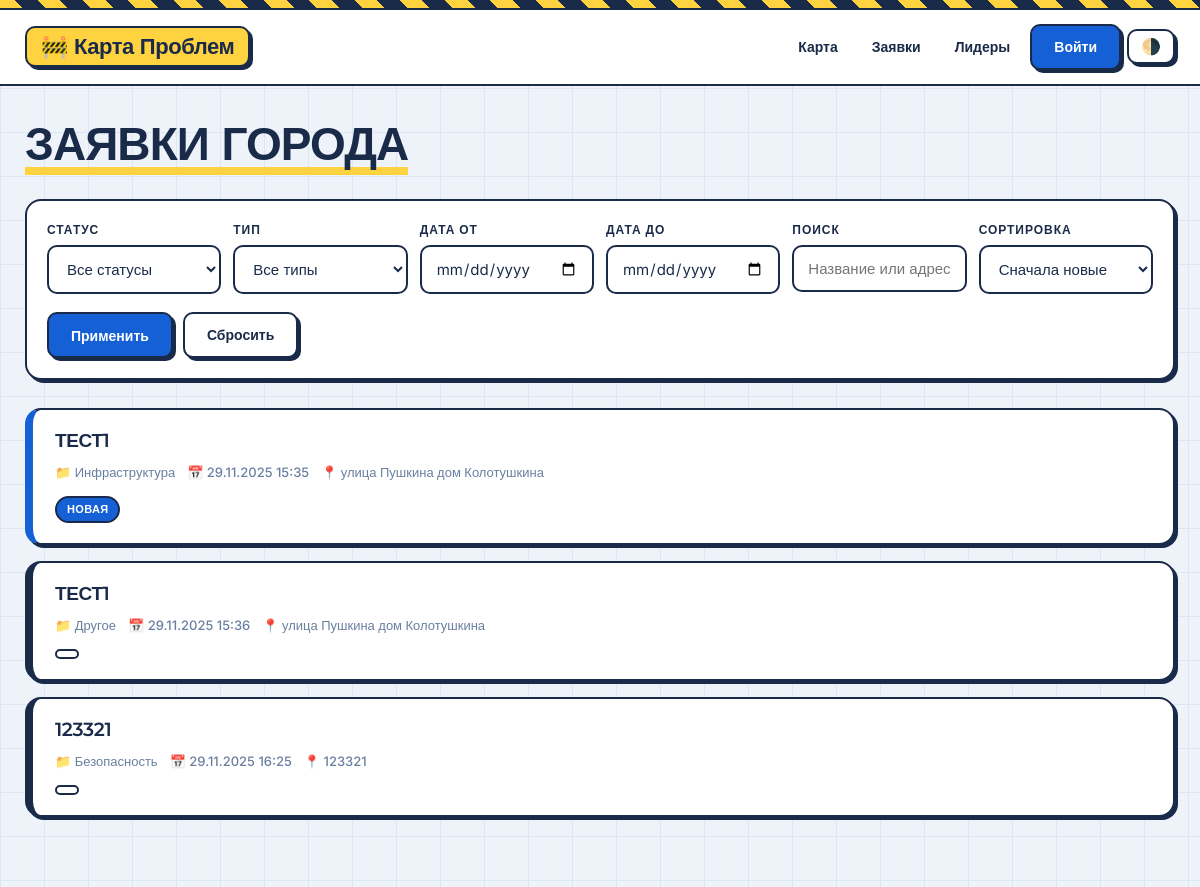
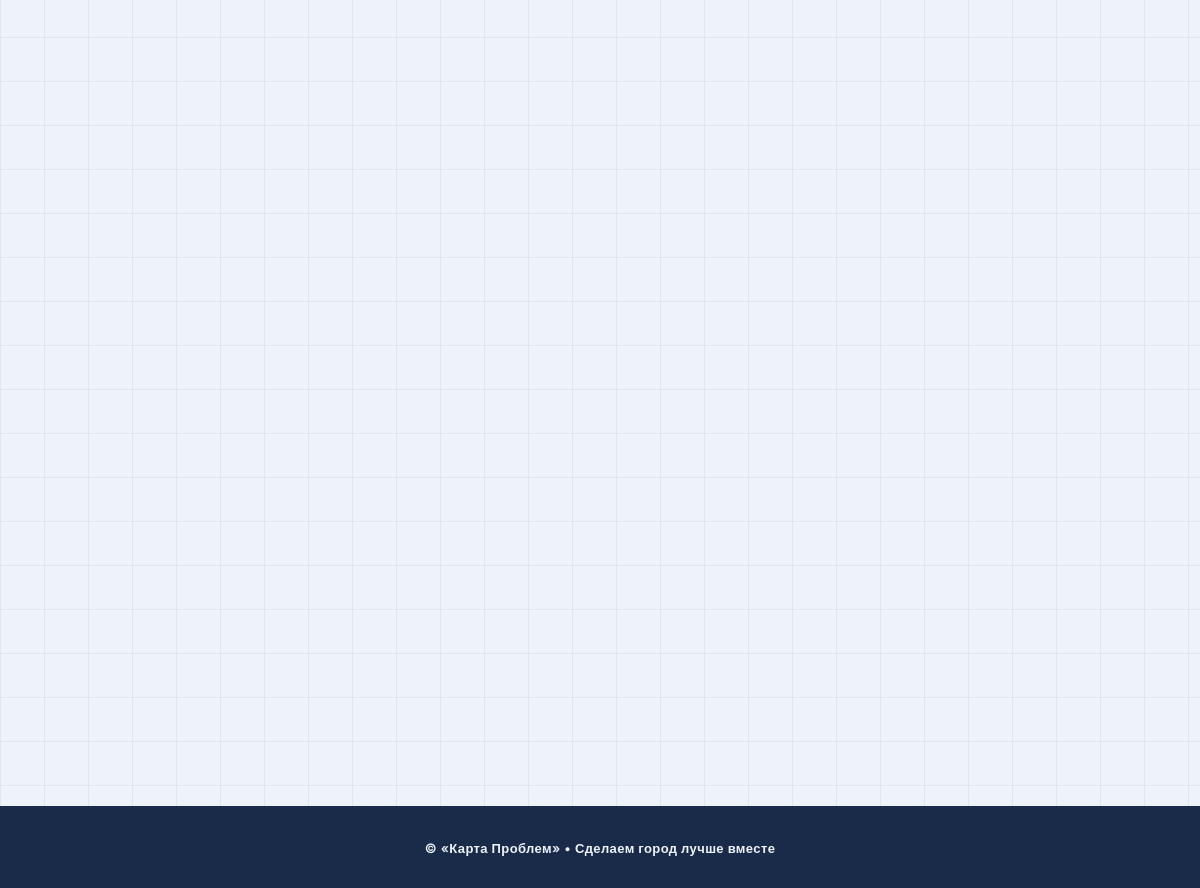
/problems/, run on an earlier commit of the app's database (2 pictures, top to bottom).
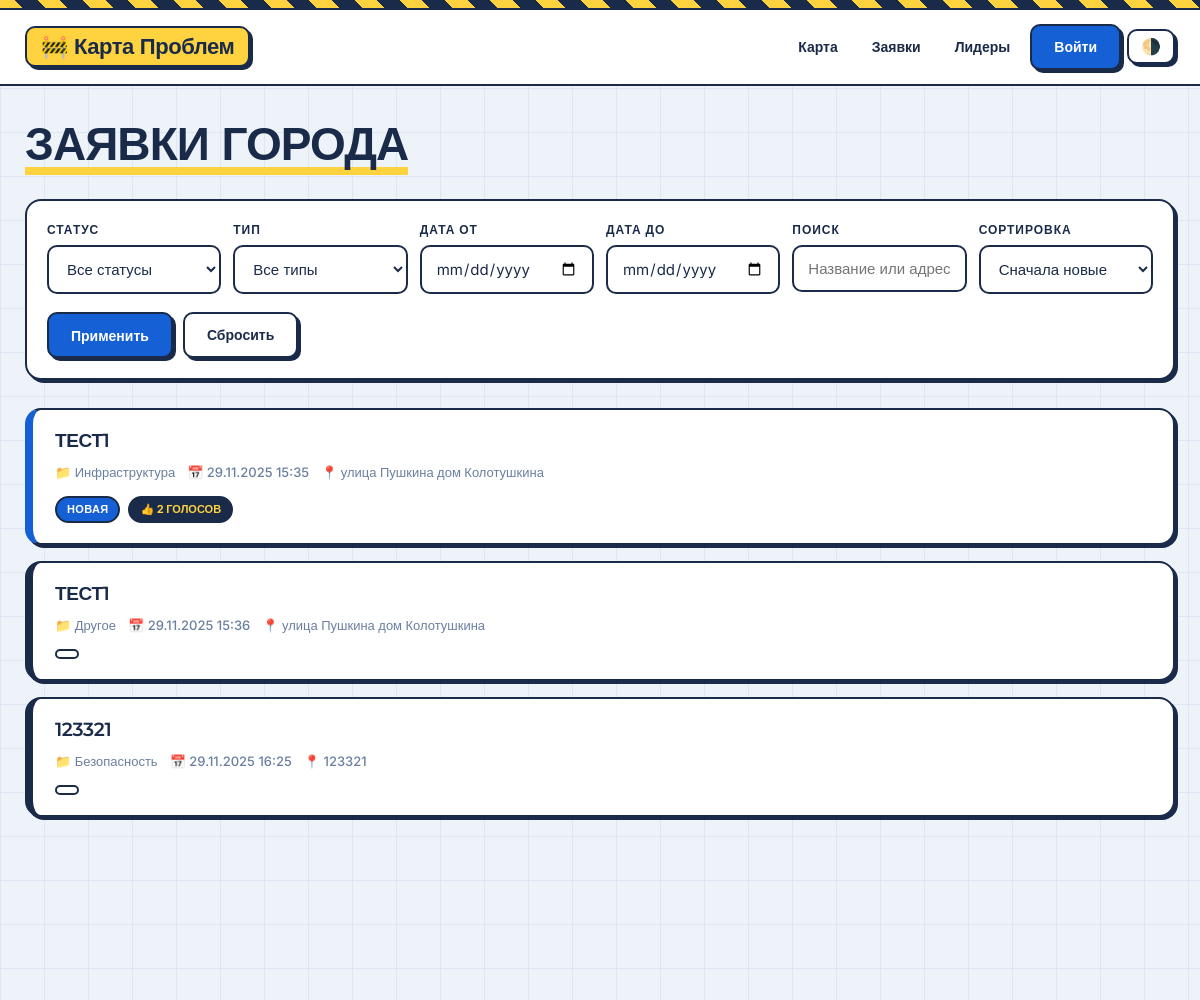
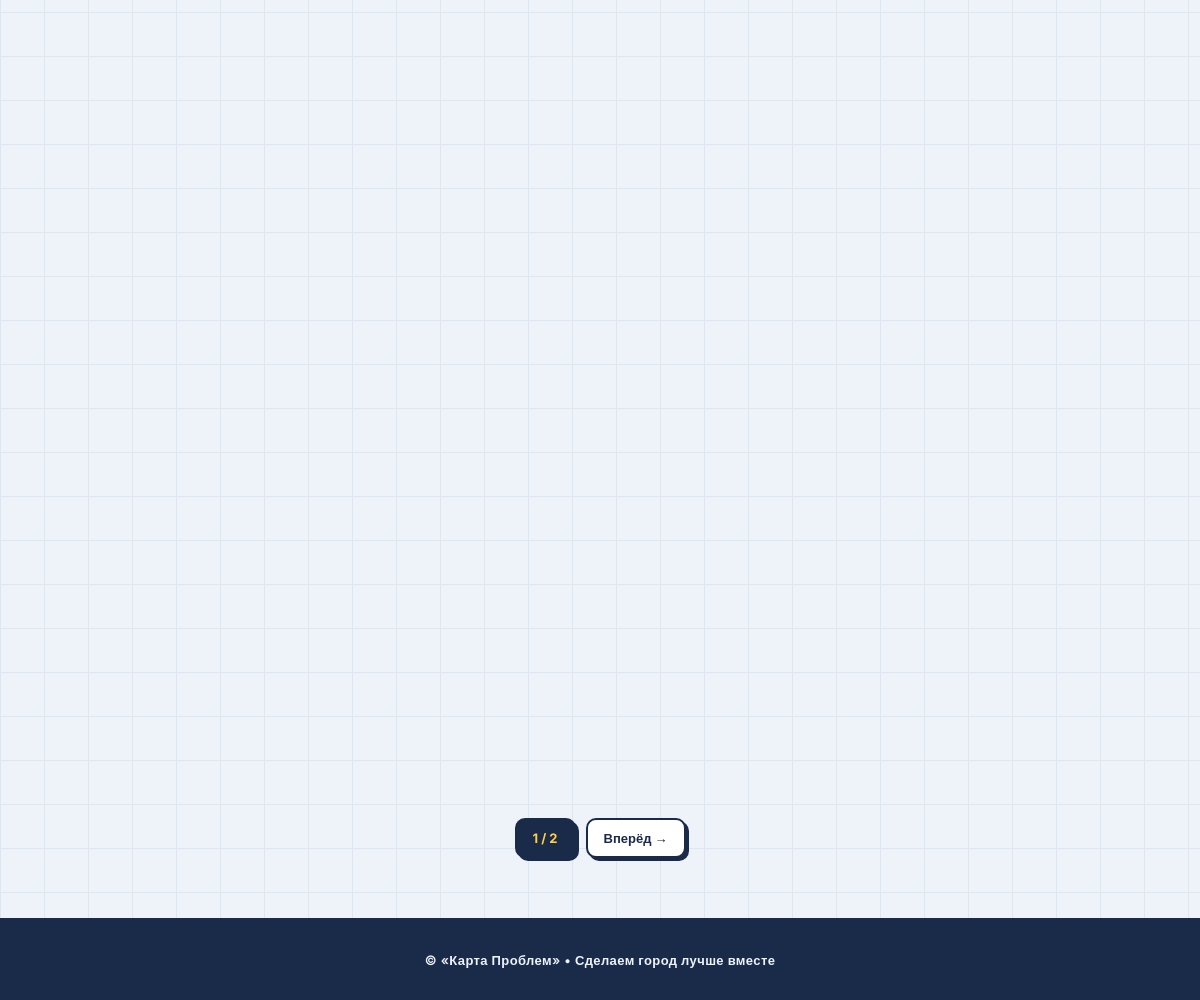
And on a later commit of the database (2 pictures, top to bottom).
### my_app/models.py (models this page shows, shortened)
class Problem(models.Model):
    class ProblemType(models.TextChoices):
        INFRASTRUCTURE = 'infrastructure', 'Инфраструктура'
        SAFETY = 'safety', 'Безопасность'
        BEAUTIFICATION = 'beautification', 'Благоустройство'
        SOCIAL = 'social', 'Социальное'
        OTHER = 'other', 'Другое'
    class Status(models.TextChoices):
        NEW = 'new', 'Новая'
        IN_PROGRESS = 'in_progress', 'В процессе'
        COMPLETED = 'completed', 'Решена'
        REJECTED = 'rejected', 'Отклонена'
    author = models.ForeignKey(
        User,
        on_delete=models.CASCADE,
        related_name='problems',
        verbose_name='Автор',
        null=True,
        blank=True,
    )
    title = models.CharField(max_length=100, verbose_name='Название')
    description = models.TextField(max_length=1000, verbose_name='Описание')
    picture = models.ImageField(
        upload_to='problems/%Y/%m/%d/',
        verbose_name='Фото',
        null=True,
        blank=True,
    )
    problem_type = models.CharField(
        max_length=50,
        choices=ProblemType.choices,
        default=ProblemType.OTHER,
        verbose_name='Тип проблемы',
    )
    address = models.CharField(max_length=300, verbose_name='Адрес объекта')
    status = models.CharField(
        max_length=50,
        choices=Status.choices,
        default=Status.NEW,
        verbose_name='Статус',
    )
    latitude = models.FloatField(verbose_name='Широта', null=True, blank=True)
    longitude = models.FloatField(verbose_name='Долгота', null=True, blank=True)
    create_time = models.DateTimeField(auto_now_add=True, verbose_name='Дата создания')
    updated_time = models.DateTimeField(auto_now=True, verbose_name='Дата обновления')
    completion_rewarded = models.BooleanField(
        default=False,
        verbose_name='Баллы за решение начислены',
    )
    class Meta:
        verbose_name = 'Проблема'
        verbose_name_plural = 'Проблемы'
        ordering = ['-create_time']
    def get_absolute_url(self):
        return reverse('problem_detail', kwargs={'pk': self.pk})

### my_app/views.py (the view, shortened to what this page needs)
# urls.py: path('problems/', views.problem_list_view, name='problem_list'),
def problem_list_view(request):
    problems = Problem.objects.annotate(votes_total=Count('votes'))
    filter_form = ProblemFilterForm(request.GET or None)
    paginator = Paginator(problems, 10)
    page_obj = paginator.get_page(request.GET.get('page'))
    q = request.GET.copy()
    q.pop('page', None)
    query_string = q.urlencode()
    return render(request, 'problem_list.html', {
        'problems': page_obj,
        'page_obj': page_obj,
        'filter_form': filter_form,
        'query_string': query_string,
        'is_my_problems': False,
    })

### my_app/forms.py
class ProblemFilterForm(forms.Form):
    SORT_CHOICES = [
        ('-create_time', 'Сначала новые'),
        ('create_time', 'Сначала старые'),
        ('-votes', 'По голосам'),
    ]
    status = forms.ChoiceField(
        choices=[('', 'Все статусы')] + list(Problem.Status.choices),
        required=False,
        label='Статус',
    )
    problem_type = forms.ChoiceField(
        choices=[('', 'Все типы')] + list(Problem.ProblemType.choices),
        required=False,
        label='Тип',
    )
    date_from = forms.DateField(
        required=False,
        label='Дата от',
        widget=forms.DateInput(attrs={'type': 'date'}),
    )
    date_to = forms.DateField(
        required=False,
        label='Дата до',
        widget=forms.DateInput(attrs={'type': 'date'}),
    )
    search = forms.CharField(
        required=False,
        label='Поиск',
        widget=forms.TextInput(attrs={'placeholder': 'Название или адрес'}),
    )
    sort = forms.ChoiceField(
        choices=SORT_CHOICES,
        required=False,
        label='Сортировка',
    )

### my_app/context_processors.py (called while the page is built)
def yandex_maps(request):
    return {'YANDEX_MAPS_API_KEY': getattr(settings, 'YANDEX_MAPS_API_KEY', '')}

### my_app/templates/problem_list.html (shortened to what this page needs)
{% extends "base.html" %}
{% block content %}
<div class="list-head">
    <h1>{% if is_my_problems %}Мои заявки{% else %}Заявки города{% endif %}</h1>
</div>
{% if not is_my_problems %}
<form method="get" class="filters-grid">
    {% for field in filter_form %}
        <div>
            <label for="{{ field.id_for_label }}">{{ field.label }}</label>
            {{ field }}
        </div>
    {% endfor %}
    <div class="filters-actions">
        <button type="submit" class="btn btn-primary">Применить</button>
        <a href="{% url 'problem_list' %}" class="btn btn-outline">Сбросить</a>
    </div>
</form>
{% endif %}
<div class="problems-list">
    {% for problem in problems %}
        <div class="problem-card s-{{ problem.status }} reveal">
            <h3><a href="{{ problem.get_absolute_url }}">{{ problem.title }}</a></h3>
            <div class="problem-meta">
                <span>📁 {{ problem.get_problem_type_display }}</span>
                <span>📅 {{ problem.create_time|date:"d.m.Y H:i" }}</span>
                <span>📍 {{ problem.address|truncatechars:50 }}</span>
            </div>
            <div class="problem-badges">
                <span class="badge-status b-{{ problem.status }}">{{ problem.get_status_display }}</span>
                {% if problem.votes_total %}
                    <span class="badge-votes">👍 {{ problem.votes_total }} голосов</span>
                {% endif %}
            </div>
        </div>
    {% endfor %}
</div>
{% if page_obj.has_other_pages %}
    <div class="pagination">
        <span>{{ page_obj.number }} / {{ page_obj.paginator.num_pages }}</span>
        {% if page_obj.has_next %}
            <a href="?page={{ page_obj.next_page_number }}{% if query_string %}&{{ query_string }}{% endif %}">Вперёд →</a>
        {% endif %}
    </div>
{% endif %}
{% endblock %}

What changed in the data, as far as the page shows it:
changed Problem "Инфраструктура": votes_total (not shown) → "2"
Also different on the page:
{{ page_obj.number }}: (not shown) → "1"
{{ page_obj.paginator.num_pages }}: (not shown) → "2"
text now shown: "/ Вперёд →"
